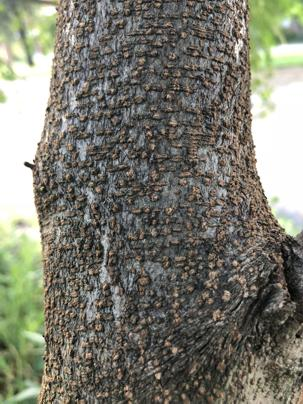
#> input picture data/Acacia/IMG_6350.JPG, 303 x 404 px, found by its file name; its folder holds only this picture in this run
$ python x.py
#> lines starting #> are read from the running program, lines starting #| are printed output that depends on the picture
from wand.image import Image
import os
import cv2 as cv
import numpy as np
x=os.walk(r"./data")
x=list(x)
entries={}
it = 0
for i in range(1,len(x)) :

    entries[i]=x[i][0].split("\\")[-1]

# print(entries)
def horizontal_flip(img, flag):
    if flag>0.5:
        return cv.flip(img, 1)
    else:
        return img

for i in range(1,51):
    li=os.listdir("./data/"+entries[i])
    for j in range(len(li)):

        name="./data/"+entries[i]+"/"+li[j]
        if "r" not in li[j]:
            img=cv.imread(name)
#> img is the input picture: shape (404, 303, 3); mean B, G, R 109.7, 121.9, 122.3
            rotation_matrix=cv.getRotationMatrix2D((img.shape[1]/2,img.shape[0]/2),np.random.uniform(1,30),1)
            rotation_matrix2=cv.getRotationMatrix2D((img.shape[1]/2,img.shape[0]/2),-1*np.random.uniform(1,30),1)
            r1=cv.warpAffine(img,rotation_matrix,(img.shape[1],img.shape[0]))
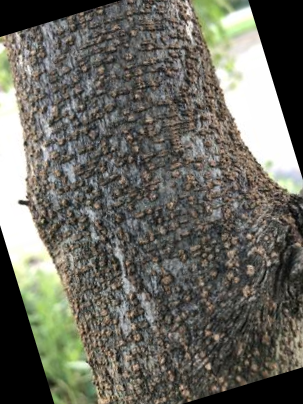
#> r1: shape (404, 303, 3); mean B, G, R 95, 104.1, 104.9
            r2=cv.warpAffine(img,rotation_matrix2,(img.shape[1],img.shape[0]))
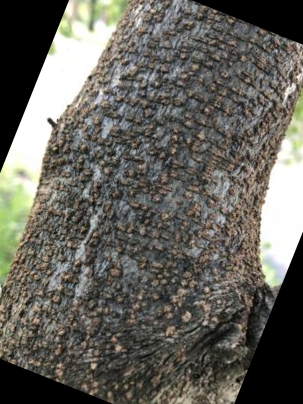
#> r2: shape (404, 303, 3); mean B, G, R 91.4, 98.4, 100.3
#> (the run stopped early here; a loop or call above may not have finished)

$ run again, on data/Adenanthera microsperma/IMG_5853.JPG
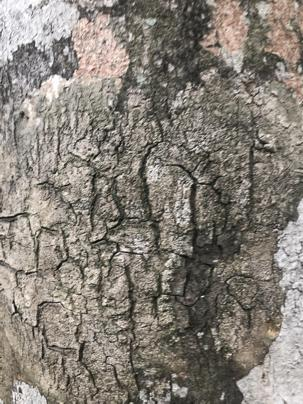
#> input picture data/Adenanthera microsperma/IMG_5853.JPG, 303 x 404 px, found by its file name
#> img is the input picture: shape (404, 303, 3); mean B, G, R 120.1, 128.6, 134.9
#> `r1=cv.warpAffine(img,rotation_matrix,(img.shape[1],img.shape[0]))`:
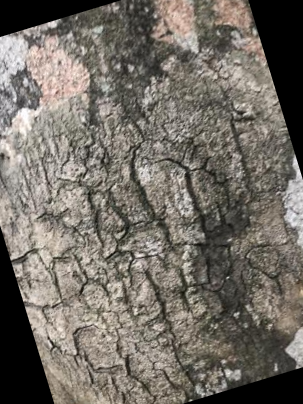
#> r1: shape (404, 303, 3); mean B, G, R 101.1, 109.1, 114.8
#> `r2=cv.warpAffine(img,rotation_matrix2,(img.shape[1],img.shape[0]))`:
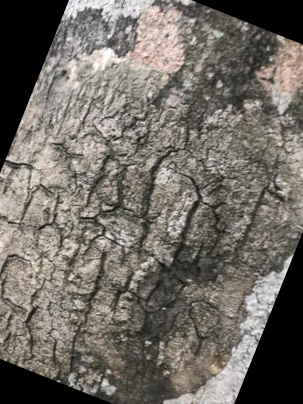
#> r2: shape (404, 303, 3); mean B, G, R 99.9, 107.1, 112.3

$ run again, on data/Acacia/IMG_6403.JPG
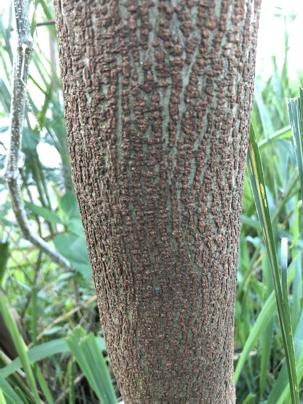
#> input picture data/Acacia/IMG_6403.JPG, 303 x 404 px, found by its file name
#> img is the input picture: shape (404, 303, 3); mean B, G, R 127.8, 144.6, 131.2
#> `r1=cv.warpAffine(img,rotation_matrix,(img.shape[1],img.shape[0]))`:
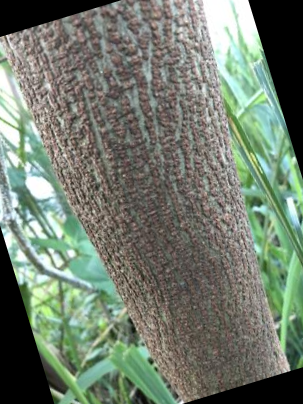
#> r1: shape (404, 303, 3); mean B, G, R 109.8, 124, 113.8
#> `r2=cv.warpAffine(img,rotation_matrix2,(img.shape[1],img.shape[0]))`:
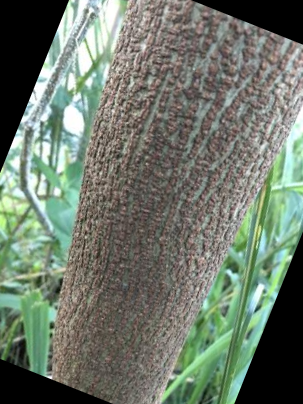
#> r2: shape (404, 303, 3); mean B, G, R 106.4, 119.8, 109.8
